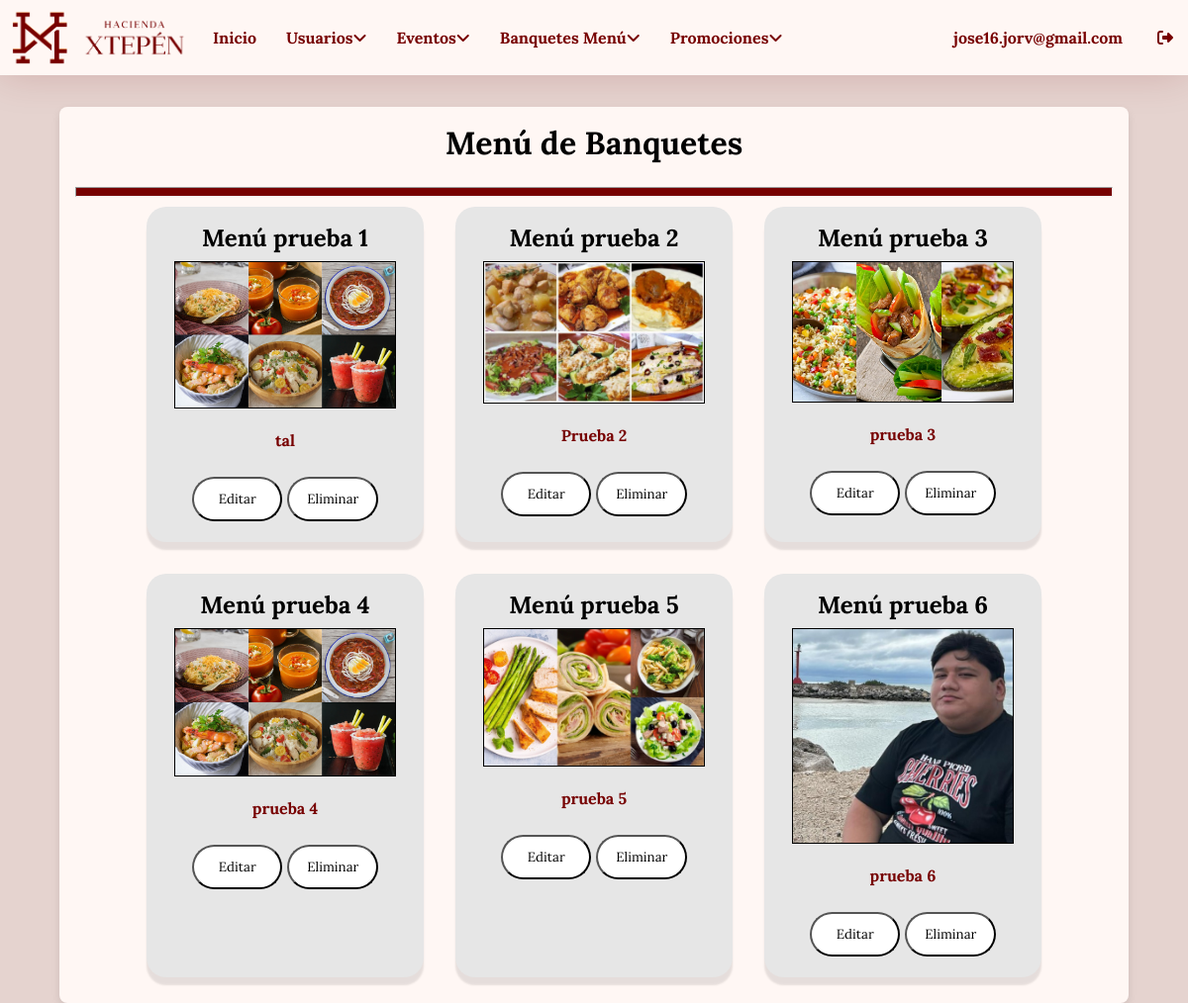
Page /login/dashboard_banquetes.php (signed in) on the committed database.
### tables this page shows
CREATE TABLE `banquete_menu` (
  `id` int(11) NOT NULL,
  `nombre_menu` varchar(100) DEFAULT NULL,
  `descripcion` text DEFAULT NULL,
  `imagen` varchar(255) DEFAULT NULL
);

### login/dashboard_banquetes.php (the view, shortened to what this page needs)
<!DOCTYPE html>
<html lang="en">
<head>
    <link rel="stylesheet" href="styles/stylebanqts.css">
</head>
<body>
    <?php include "menu.php";?>
    <div class="contenedor_menu">
        <h1>Menú de Banquetes</h1>
        <hr>
        <div class="menu-list">
            <?php
            require "conexion.php";
            $query = "SELECT * FROM banquete_menu";
            $result = mysqli_query($conectar, $query);
            if ($result && mysqli_num_rows($result) > 0) {
                while ($fila = mysqli_fetch_assoc($result)) {
                    echo '<div class="menu-card">';
                    echo '<h2>' . htmlspecialchars($fila['nombre_menu']) . '</h2>';
                    echo '<img src="' . htmlspecialchars($fila['imagen']) . '" alt="Imagen de ' . htmlspecialchars($fila['nombre_menu']) . '">';
                    echo '<p>' . htmlspecialchars($fila['descripcion']) . '</p>';
                    echo "<br>";
                    echo '<div class="contenedor_btn">';
                    echo '<button class="buttonsbmt2"><a href="editar_menu.php?id=' . $fila['id'] . '">Editar</a></button>';
                    echo '<button class="buttonsbmt2" onClick="validar(\'eliminar_menu.php?id=' . $fila['id'] . '\')">Eliminar</button>';
                    echo '</div>';
                    echo '</div>';
                }
            } else {
                echo '<p>No hay menús disponibles actualmente.</p>';
            }
            ?>
        </div>
    </div>
</body>
</html>

### login/styles/stylebanqts.css (style rules this page uses)
* { box-sizing: border-box; margin: 0; padding: 0; font-family: "Lora"; }
body { font-family: "Lora"; display: flex; flex-direction: column; background-color: #e5d3cf; }
.contenedor_menu { margin: auto; width: 90%; max-width: 1200px; margin-top: 2rem; padding: 1rem; box-shadow: 0 4px 8px rgba(0, 0, 0, 0.1); border-radius: 8px; background-color: var(--Secundario); }
h1 { font-family: "Lora"; text-align: center; margin-bottom: 1.5rem; font-size: 2rem; color: #000000; }
.menu-list { display: flex; flex-wrap: wrap; gap: 2rem; justify-content: center; background-color: var(--Secundario); padding: 10px; }
.menu-card { background-color: #e6e6e6; border-radius: 20px; box-shadow: 0 8px 2px rgba(0, 0, 0, 0.1); width: 280px; padding: 1rem; text-align: center; transition: transform 0.3s ease; }
.menu-card img { width: 90%; height: auto; margin-bottom: 1rem; border: 1px black solid; }
.menu-card h2 { font-size: 1.5rem; color: var(--Negro); margin-bottom: 0.5rem; }
.menu-card p { font-size: 1rem; color: var(--Texto); font-weight: bold; line-height: 1.5; }
hr { background-color: var(--Texto); height: 10px; }
.contenedor_btn { gap: 5px; display: flex; width: 80%; height: 55px; padding: 5px; margin: auto; }
.contenedor_btn a { text-decoration: none; color: inherit; font-size: inherit; font-weight: normal; background: none; padding: 0; margin: 0; border: none; }
.buttonsbmt2 { width: 50%; font-family: "Lora"; background-color: var(--Blanco); border-radius: 50px; display: inline-block; }

### login/styles/stylenavbar.css (style rules this page uses)
* { box-sizing: border-box; margin: 0; padding: 0; }

### login/styles/colors.css (style rules this page uses)
:root { --Blanco: #fff; --Negro: #000; --GrisClaro: #ccc; --GrisOscuro: #333; --Principal: #c85749; --Secundario: #FFF7F4; --Texto: #770000; }

### rows in the picture
banquete_menu: nombre_menu "Menú prueba 1", imagen (picture), descripcion "tal"
banquete_menu: nombre_menu "Menú prueba 2", imagen (picture), descripcion "Prueba 2"
banquete_menu: nombre_menu "Menú prueba 3", imagen (picture), descripcion "prueba 3"
banquete_menu: nombre_menu "Menú prueba 4", imagen (picture), descripcion "prueba 4"
banquete_menu: nombre_menu "Menú prueba 5", imagen (picture), descripcion "prueba 5"
banquete_menu: nombre_menu "Menú prueba 6", imagen (picture), descripcion "prueba 6"

### other values in the picture
$usuario "jose16.jorv@gmail.com"
